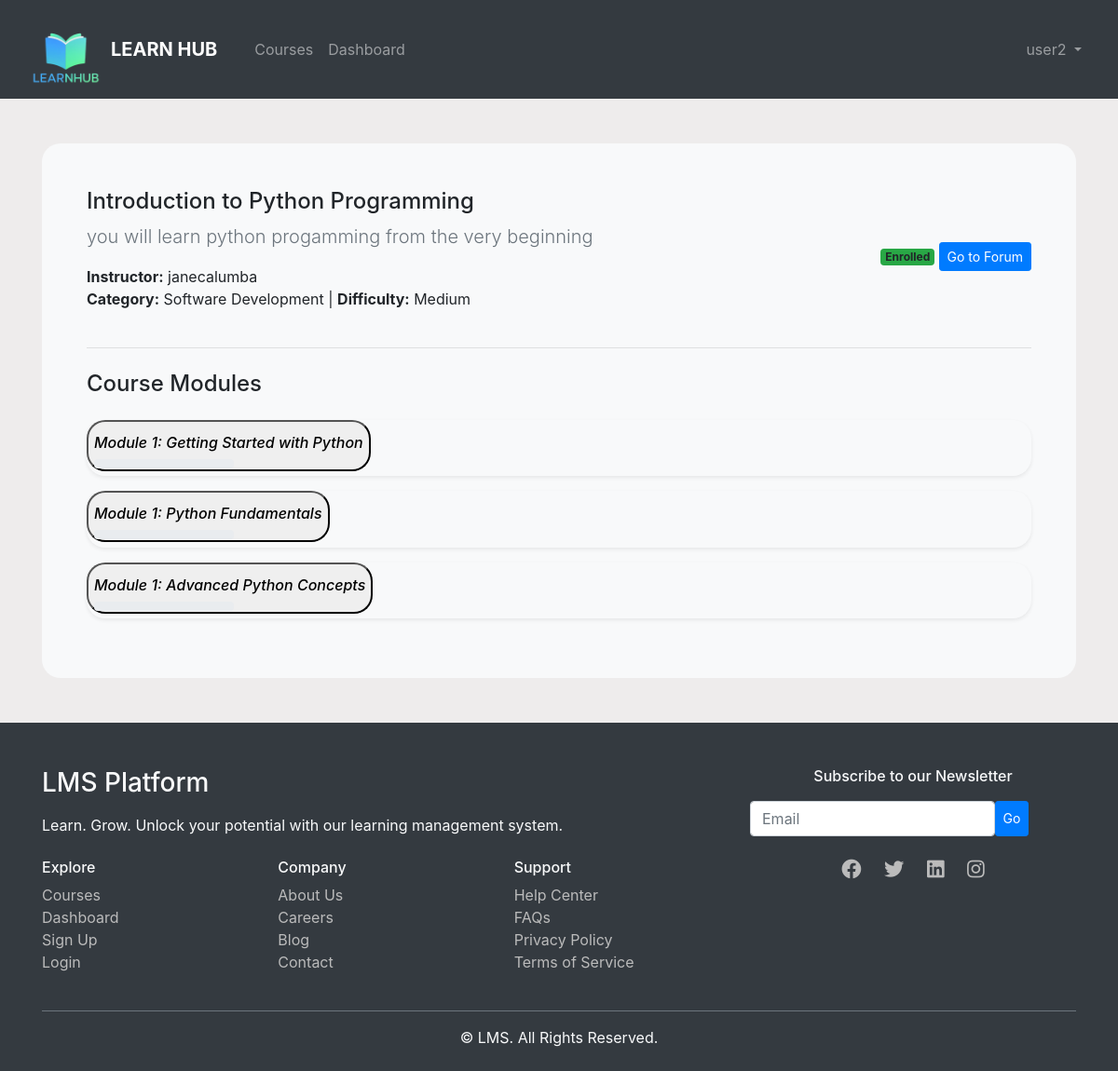
The page /courses/1/ (signed in) on the database its author committed.
### lms_app/models.py (models this page shows)
class Course(models.Model):
    title = models.CharField(max_length=255)
    description = models.TextField()
    category = models.CharField(max_length=100)
    difficulty = models.CharField(max_length=50)
    created_by = models.ForeignKey(User, on_delete=models.CASCADE)
    created_at = models.DateTimeField(auto_now_add=True)

class Module(models.Model):
    course = models.ForeignKey(Course, on_delete=models.CASCADE)
    title = models.CharField(max_length=255)
    description = models.TextField()
    order = models.PositiveIntegerField()
    class Meta:
        ordering = ['order']

### lms_app/views.py (the view)
# urls.py: path('courses/<int:course_id>/', views.course_detail, name='course_detail'),
@login_required
def course_detail(request, course_id):
    course = get_object_or_404(Course, id=course_id)
    modules = Module.objects.filter(course=course).order_by('order')
    is_enrolled = Enrollment.objects.filter(user=request.user, course=course).exists()
    return render(request, 'course_detail.html', {'course': course, 'modules': modules, 'is_enrolled': is_enrolled})

### lms_app/templates/course_detail.html (shortened to what this page needs)
{% extends 'base.html' %}
{% block content %}
<div class="container mt-5 bg-light p-5" style="border-radius: 20px;">
    <div class="d-flex flex-column flex-md-row justify-content-between align-items-start align-items-md-center mb-4">
        <div>
            <h4 class="fw-bold">{{ course.title }}</h4>
            <p class="lead text-muted">{{ course.description }}</p>
            <p>
                <strong>Instructor:</strong> {{ course.created_by.username }} <br>
                <strong>Category:</strong> {{ course.category }} | <strong>Difficulty:</strong> {{ course.difficulty }}
            </p>
        </div>
        <div class="mt-3 mt-md-0">
            {% if is_enrolled %}
                <span class="badge bg-success fs-6 me-2">Enrolled</span>
                <a href="{% url 'forum_view' course.id %}" class="btn btn-primary btn-sm">Go to Forum</a>
            {% else %}
                <a href="{% url 'enroll_course' course.id %}" class="btn btn-primary btn-sm">Enroll Now</a>
            {% endif %}
        </div>
    </div>
    <hr class="my-4">
    <div class="d-flex justify-content-between align-items-center mb-3">
        <h4 class="fw-bold">Course Modules</h4>
    </div>
    <div class="accordion" id="modulesAccordion">
        {% for module in modules %}
        <div class="accordion-item mb-3 shadow-sm hover-shadow" style="border-radius: 20px;">
            <h2 class="accordion-header" id="heading-{{ module.id }}">
                <button class="accordion-button collapsed fw-semibold" type="button" data-bs-toggle="collapse" data-bs-target="#collapse-{{ module.id }}" aria-expanded="false" aria-controls="collapse-{{ module.id }}" style="border-radius: 20px; padding-top: 13px;">
                    <h6><i>
                    Module {{ module.order }}: {{ module.title }}
                    </i>
                    </h6>
                    {% if is_enrolled %}
                        <div class="ms-auto" style="width: 150px;">
                            <div class="progress" style="height: 10px;">
                            </div>
                        </div>
                    {% endif %}
                </button>
            </h2>
        </div>
        {% endfor %}
    </div>
</div>
{% endblock %}

### lms_app/templates/base.html (shortened to what this page needs)
{% load static %}
<!DOCTYPE html>
<html lang="en">
<head>
    <link rel="stylesheet" href="https://stackpath.bootstrapcdn.com/bootstrap/4.5.2/css/bootstrap.min.css">
    <link rel="stylesheet" href="https://cdnjs.cloudflare.com/ajax/libs/font-awesome/5.15.1/css/all.min.css">
</head>
<body style="background-color: rgb(238, 236, 236);">
    <nav class="navbar navbar-expand-lg navbar-dark bg-dark">
    <div class="container-fluid">
        <a class="navbar-brand d-flex align-items-center" href="{% url 'home' %}">
            <img src="{% static 'icons/final logo.png' %}" alt="Logo" width="80" height="80" class="d-inline-block align-top mr-2">
            <span class="font-weight-bold">LEARN HUB</span>
        </a>
        <div class="collapse navbar-collapse" id="navbarNav">
            <ul class="navbar-nav mr-auto">
                <li class="nav-item ml-3">
                    {% if user.profile.role == 'Student' %}
                      <a class="nav-link" href="{% url 'course_list' %}">Courses</a>
                    {% endif %}
                </li>
                {% if user.is_authenticated %}
                    {% if user.profile.role == 'Student' %}
                        <li class="nav-item">
                            <a class="nav-link" href="{% url 'dashboard' %}">Dashboard</a>
                        </li>
                    {% elif user.profile.role == 'Instructor' %}
                        <li class="nav-item">
                            <a class="nav-link" href="{% url 'instructor_dashboard' %}">Dashboard</a>
                        </li>
                    {% endif %}
                {% endif %}
            </ul>
            <ul class="navbar-nav ml-auto">
                {% if user.is_authenticated %}
                    <li class="nav-item dropdown">
                        <a class="nav-link dropdown-toggle" href="#" id="navbarDropdown" role="button"
                           data-toggle="dropdown" aria-haspopup="true" aria-expanded="false">
                            {{ user.username }}
                        </a>
                    </li>
                {% endif %}
            </ul>
        </div>
    </div>
</nav>
    <div class="container mt-4">
        {% block content %}
        {% endblock %}
    </div>
<footer class="bg-dark text-light pt-5 pb-4 mt-5">
  <div class="container">
    <div class="row">
      <div class="col-md-8">
        <h3 class="fw-bold mb-3">LMS Platform</h3>
        <p class="mb-4">Learn. Grow. Unlock your potential with our learning management system.</p>
        <div class="row">
          <div class="col-6 col-md-4">
            <h6 class="fw-bold">Explore</h6>
            <ul class="list-unstyled">
              <li><a href="{% url 'course_list' %}" class="footer-link">Courses</a></li>
              <li><a href="{% url 'dashboard' %}" class="footer-link">Dashboard</a></li>
              <li><a href="{% url 'signup' %}" class="footer-link">Sign Up</a></li>
              <li><a href="{% url 'login' %}" class="footer-link">Login</a></li>
            </ul>
          </div>
          <div class="col-6 col-md-4">
            <h6 class="fw-bold">Company</h6>
            <ul class="list-unstyled">
              <li><a href="#" class="footer-link">About Us</a></li>
              <li><a href="#" class="footer-link">Careers</a></li>
              <li><a href="#" class="footer-link">Blog</a></li>
              <li><a href="#" class="footer-link">Contact</a></li>
            </ul>
          </div>
          <div class="col-6 col-md-4">
            <h6 class="fw-bold">Support</h6>
            <ul class="list-unstyled">
              <li><a href="#" class="footer-link">Help Center</a></li>
              <li><a href="#" class="footer-link">FAQs</a></li>
              <li><a href="#" class="footer-link">Privacy Policy</a></li>
              <li><a href="#" class="footer-link">Terms of Service</a></li>
            </ul>
          </div>
        </div>
      </div>
      <div class="col-md-4 text-md-start text-center mt-4 mt-md-0">
        <h6 class="fw-bold">Subscribe to our Newsletter</h6>
        <form class="d-flex mt-3">
          <input type="email" class="form-control me-2 w-75" placeholder="Email">
          <button type="submit" class="btn btn-primary btn-sm">Go</button>
        </form>
        <div class="mt-4">
          <a href="#" class="social-icon"><i class="fab fa-facebook fa-lg"></i></a>
          <a href="#" class="social-icon"><i class="fab fa-twitter fa-lg"></i></a>
          <a href="#" class="social-icon"><i class="fab fa-linkedin fa-lg"></i></a>
          <a href="#" class="social-icon"><i class="fab fa-instagram fa-lg"></i></a>
        </div>
      </div>
    </div>
    <hr class="border-secondary mt-4">
    <div class="text-center">
      <p class="mb-0">&copy; {{ now|date:"Y" }} LMS. All Rights Reserved.</p>
    </div>
  </div>
</footer>
</body>
</html>

### lms_app/templates/base.html (style rules this page uses)
.footer-link { color: #bbb; text-decoration: none; transition: color 0.3s ease; }
.social-icon { color: #bbb; margin: 0 10px; transition: color 0.3s ease, transform 0.2s ease; }

### rows shown on the page
Course: title "Introduction to Python Programming", description "you will learn python progamming from the very beginning", created_by.username "janecalumba", category "Software Development", difficulty "Medium"
Module: order "1", title "Getting Started with Python"
Module: order "1", title "Python Fundamentals"
Module: order "1", title "Advanced Python Concepts"

### other values the page prints
{{ user.username }} "user2"
